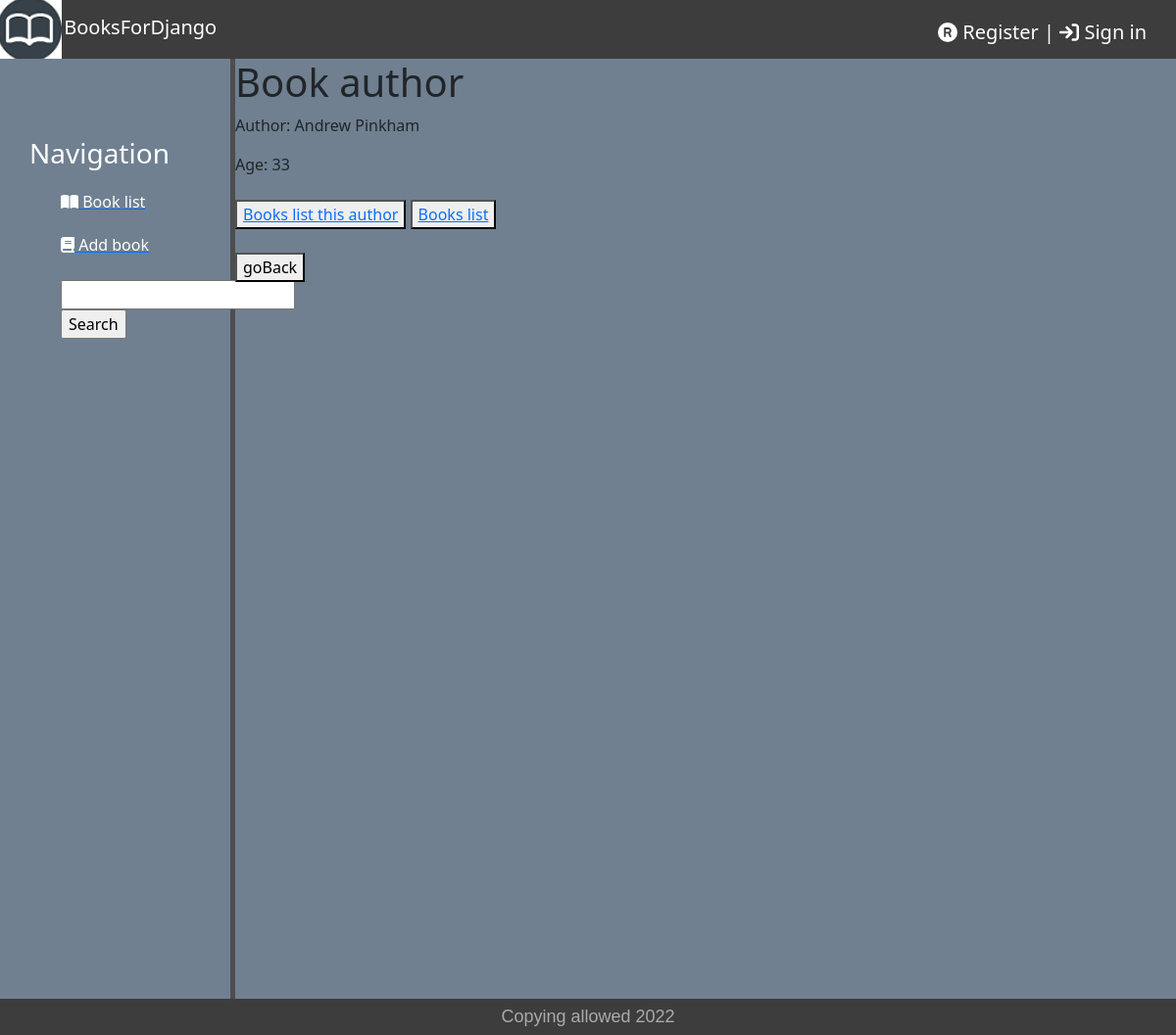
/bookstore/author/4/, run on the app's committed database.
### bookstore/models.py (models this page shows, shortened)
class Author(models.Model):
    first_name = models.CharField(max_length=100)
    last_name = models.CharField(max_length=100)
    age = models.CharField(max_length=20)
    class Meta:
        verbose_name = 'Author'
        verbose_name_plural = 'Authors'

### bookstore/views.py (the view)
# urls.py: path('bookstore/author/<int:index>/', author_info, name='author'),
def author_info(request, index):
    author = get_object_or_404(Author, pk=index)
    context = {'author': author}
    return render(request, 'bookstore/author.html', context=context)

### bookstore/templates/bookstore/author.html (shortened to what this page needs)
{% extends 'bookstore/base.html' %}
{% block content %}
<body>
<h1>Book author</h1>
<div>
    <p>Author: {{author.first_name}} {{author.last_name}}</p>
    <p1>Age: {{author.age}}</p1><br><br>
    <button><a href="{% url 'sorted' author.id %}">Books list this author</a></button> <button><a href="{% url 'books_list' %}">Books list</a></button><br><br>
    <button><a onclick="history.back();return false;">goBack</a></button>
</div>
</body>
{% endblock %}

### bookstore/static/bookstore/css/style.css (style rules this page uses)
body { background: #708090; }

### data on the page
Author: first_name "Andrew", last_name "Pinkham", age "33"
